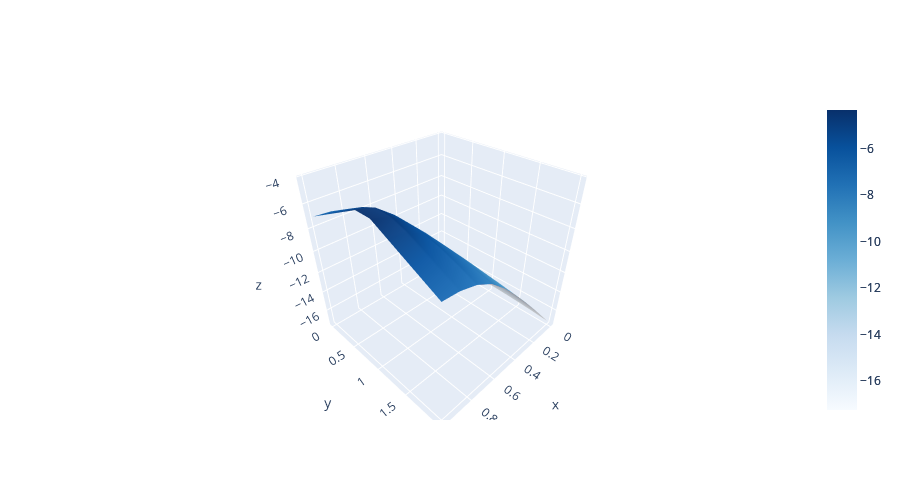

The cell this chart's notebook holds for it:
### Code cell
qplt.show_VQE_annni(myvqe)
